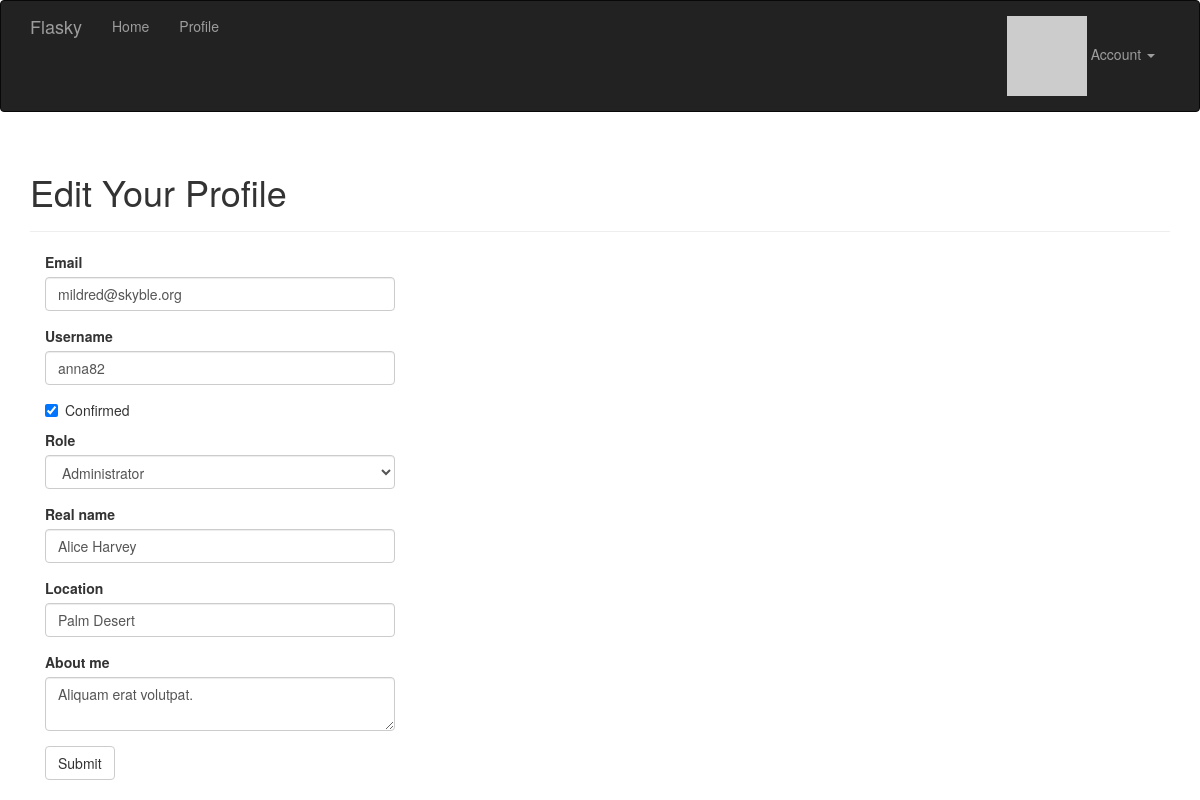
Page /edit-profile/34 (signed in) on the committed database.
### app/models.py (models this page shows, shortened)
class User(UserMixin, db.Model):
    __tablename__ = 'users'
    id = db.Column(db.Integer, primary_key=True)
    email = db.Column(db.String(64), unique=True, index=True)
    username = db.Column(db.String(64), unique=True, index=True)
    role_id = db.Column(db.Integer, db.ForeignKey('roles.id'))
    password_hash = db.Column(db.String(128))
    confirmed = db.Column(db.Boolean, default=False)
    name = db.Column(db.String(64))
    location = db.Column(db.String(64))
    about_me = db.Column(db.Text())
    member_since = db.Column(db.DateTime(), default=datetime.utcnow)
    last_seen = db.Column(db.DateTime(), default=datetime.utcnow)
    avatar_hash = db.Column(db.String(32))
    posts = db.relationship('Post', backref='author', lazy='dynamic')
    followed = db.relationship('Follow', foreign_keys=[Follow.follower_id], backref=db.backref('follower', lazy='joined'), lazy='dynamic', cascade='all, delete-orphan')
    followers = db.relationship('Follow', foreign_keys=[Follow.followed_id], backref=db.backref('followed', lazy='joined'), lazy='dynamic', cascade='all, delete-orphan')
    comments = db.relationship('Comment', backref='author', lazy='dynamic')
    def gravatar(self, size=100, default='identicon', rating='g'):
        if request.is_secure:
            url = 'https://secure.gravatar.com/avatar'
        else:
            url = 'http://www.gravatar.com/avatar'
        try:
            hash = self.avatar_hash or hashlib.md5(self.email.encode('utf-8')).hexdigest()
        except:
            hash = self.avatar_hash
        return '{url}/{hash}?s={size}&d={default}&r={rating}'.format(url=url, hash=hash, size=size, default=default, rating=rating)
    def ping(self):
        self.last_seen = datetime.utcnow()
        db.session.add(self)
    def can(self, permissions):
        return self.role is not None and (self.role.permissions & permissions) == permissions
    @property
    def password(self):
        raise AttributeError('password is not a readable attribute')

### app/main/views.py (the view, shortened to what this page needs)
@main.route('/edit-profile/<int:id>', methods=['GET', 'POST'])
@login_required
@admin_required
def edit_profile_admin(id):
    user = User.query.get_or_404(id)
    form = EditProfileAdminForm(user=user)
    form.email.data = user.email
    form.username.data = user.username
    form.confirmed.data = user.confirmed
    form.role.data = user.role_id
    form.name.data = user.name
    form.location.data = user.location
    form.about_me.data = user.about_me
    return render_template('edit_profile.html', form=form, user=user)

### app/main/forms.py (shortened to what this page needs)
class EditProfileAdminForm(FlaskForm):
    email = StringField('Email', validators=[Required(), Length(1, 64), Email()])
    username = StringField('Username', validators=[Required(), Length(1, 64), Regexp('^[A-Za-z][A-Za-z0-9_.]*$', 0, 'Usernames must have only letters, numbers, dots or underscores')])
    confirmed = BooleanField('Confirmed')
    role = SelectField('Role', coerce=int)
    name = StringField('Real name', validators=[Length(0, 64)])
    location = StringField('Location', validators=[Length(0, 64)])
    about_me = TextAreaField('About me')
    submit = SubmitField('Submit')
    def __init__(self, user, *args, **kwargs):
        super(EditProfileAdminForm, self).__init__(*args, **kwargs)
        self.role.choices = [(role.id, role.name) for role in Role.query.order_by(Role.name).all()]
        self.user = user

### app/auth/views.py (called while the page is built)
@auth.before_app_request
def before_request():
    if current_user.is_authenticated:
        current_user.ping()
        if not current_user.confirmed and request.endpoint and request.endpoint[:5] != 'auth.' and request.endpoint != 'static':
            return redirect(url_for('auth.unconfirmed'))

### app/main/__init__.py (called while the page is built)
@main.app_context_processor
def inject_permissions():
    return dict(Permission=Permission)

### app/models.py (called while the page is built)
@login_manager.user_loader
def load_user(user_id):
    return User.query.get(int(user_id))

### app/templates/edit_profile.html (shortened to what this page needs)
{% extends "base.html" %}
{% import "bootstrap/wtf.html" as wtf %}
{% block page_content %}
<div class="page-header">
	<h1>Edit Your Profile</h1>
</div>
<div class="col-md-4">
	{{ wtf.quick_form(form) }}
</div>
{% endblock %}

### app/templates/bootstrap/wtf.html (shortened to what this page needs)
{% macro _hz_form_wrap(horizontal_columns, form_type, add_group=False, required=False) %}
{{caller()}}
{% endmacro %}
{% macro form_field(field,
                    form_type="basic",
                    horizontal_columns=('lg', 2, 10),
                    button_map={}) %}
{% if field.flags.required and not required in kwargs %}
{% set kwargs = dict(required=True, **kwargs) %}
{% endif %}
{% if field.widget.input_type == 'checkbox' %}
  {% call _hz_form_wrap(horizontal_columns, form_type, True, required=required) %}
    <div class="checkbox">
      <label>
        {{field()|safe}} {{field.label.text|safe}}
      </label>
    </div>
  {% endcall %}
{%- elif field.type == 'SubmitField' -%}
  {% set field_kwargs = kwargs %}
  {% call _hz_form_wrap(horizontal_columns, form_type, True, required=required) %}
    {{field(class='btn btn-%s' % button_map.get(field.name, 'default'),
            **field_kwargs)}}
  {% endcall %}
{% else -%}
  <div class="form-group {% if field.errors %} has-error{% endif -%}
                         {%- if field.flags.required %} required{% endif -%}
  ">
      {%- if form_type == "inline" %}
        {{field.label(class="sr-only")|safe}}
        {% if field.type == 'FileField' %}
          {{field(**kwargs)|safe}}
        {% else %}
          {{field(class="form-control", **kwargs)|safe}}
        {% endif %}
      {%- else -%}
        {{field.label(class="control-label")|safe}}
        {% if field.type == 'FileField' %}
          {{field(**kwargs)|safe}}
        {% else %}
          {{field(class="form-control", **kwargs)|safe}}
        {% endif %}
      {%- endif %}
  </div>
{% endif %}
{% endmacro %}
{% macro quick_form(form,
                    action="",
                    method="post",
                    extra_classes=None,
                    role="form",
                    form_type="basic",
                    horizontal_columns=('lg', 2, 10),
                    enctype=None,
                    button_map={},
                    id="",
                    novalidate=False) %}
{%- set _enctype = [] %}
{%- if enctype is none -%}
  {%- for field in form %}
    {%- if field.type == 'FileField' %}
      {%- set _ = _enctype.append('multipart/form-data') -%}
    {%- endif %}
  {%- endfor %}
{%- else %}
  {% set _ = _enctype.append(enctype) %}
{%- endif %}
<form
  {%- if action != None %} action="{{action}}"{% endif -%}
  {%- if method %} method="{{method}}"{% endif %}
  class="form
  "
  {%- if role %} role="{{role}}"{% endif -%}
  >
  {%- for field in form %}
    {% if not bootstrap_is_hidden_field(field) -%}
      {{ form_field(field,
                    form_type=form_type,
                    horizontal_columns=horizontal_columns,
                    button_map=button_map) }}
    {%- endif %}
  {%- endfor %}
</form>
{%- endmacro %}

### rows in the picture
User: email "mildred@skyble.org" "anna82" "Administrator" "Alice Harvey" "Palm Desert" "Aliquam erat volutpat.", confirmed "☑"

### other values in the picture
{{ field.label(class="control-label")|safe }} "Email" "Username" "Role" "Real name" "Location" "About me"
{{ field.label.text|safe }} "Confirmed"
